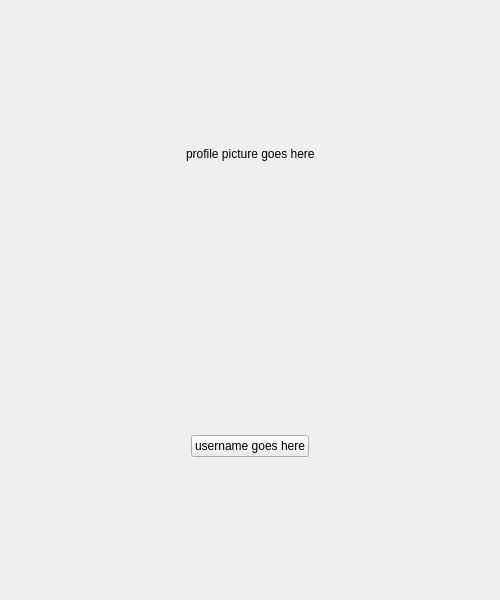
<?xml version="1.0" encoding="UTF-8"?>
<ui version="4.0">
 <class>Form</class>
 <widget class="QWidget" name="Form">
  <property name="geometry">
   <rect>
    <x>0</x>
    <y>0</y>
    <width>500</width>
    <height>600</height>
   </rect>
  </property>
  <property name="maximumSize">
   <size>
    <width>500</width>
    <height>600</height>
   </size>
  </property>
  <property name="windowTitle">
   <string>Form</string>
  </property>
  <layout class="QVBoxLayout" name="verticalLayout">
   <item>
    <widget class="QFrame" name="frame">
     <property name="frameShape">
      <enum>QFrame::NoFrame</enum>
     </property>
     <property name="frameShadow">
      <enum>QFrame::Raised</enum>
     </property>
     <layout class="QHBoxLayout" name="horizontalLayout">
      <item>
       <spacer name="horizontalSpacer">
        <property name="orientation">
         <enum>Qt::Horizontal</enum>
        </property>
        <property name="sizeHint" stdset="0">
         <size>
          <width>36</width>
          <height>20</height>
         </size>
        </property>
       </spacer>
      </item>
      <item>
       <widget class="QLabel" name="profilePicLabel">
        <property name="text">
         <string>profile picture goes here</string>
        </property>
       </widget>
      </item>
      <item>
       <spacer name="horizontalSpacer_2">
        <property name="orientation">
         <enum>Qt::Horizontal</enum>
        </property>
        <property name="sizeHint" stdset="0">
         <size>
          <width>37</width>
          <height>20</height>
         </size>
        </property>
       </spacer>
      </item>
     </layout>
    </widget>
   </item>
   <item>
    <widget class="QFrame" name="frame_2">
     <property name="frameShape">
      <enum>QFrame::NoFrame</enum>
     </property>
     <property name="frameShadow">
      <enum>QFrame::Raised</enum>
     </property>
     <layout class="QHBoxLayout" name="horizontalLayout_2">
      <item>
       <spacer name="horizontalSpacer_3">
        <property name="orientation">
         <enum>Qt::Horizontal</enum>
        </property>
        <property name="sizeHint" stdset="0">
         <size>
          <width>59</width>
          <height>20</height>
         </size>
        </property>
       </spacer>
      </item>
      <item>
       <widget class="QPushButton" name="usernameBtn">
        <property name="text">
         <string>username goes here</string>
        </property>
       </widget>
      </item>
      <item>
       <spacer name="horizontalSpacer_4">
        <property name="orientation">
         <enum>Qt::Horizontal</enum>
        </property>
        <property name="sizeHint" stdset="0">
         <size>
          <width>58</width>
          <height>20</height>
         </size>
        </property>
       </spacer>
      </item>
     </layout>
    </widget>
   </item>
  </layout>
 </widget>
 <resources/>
 <connections/>
</ui>
